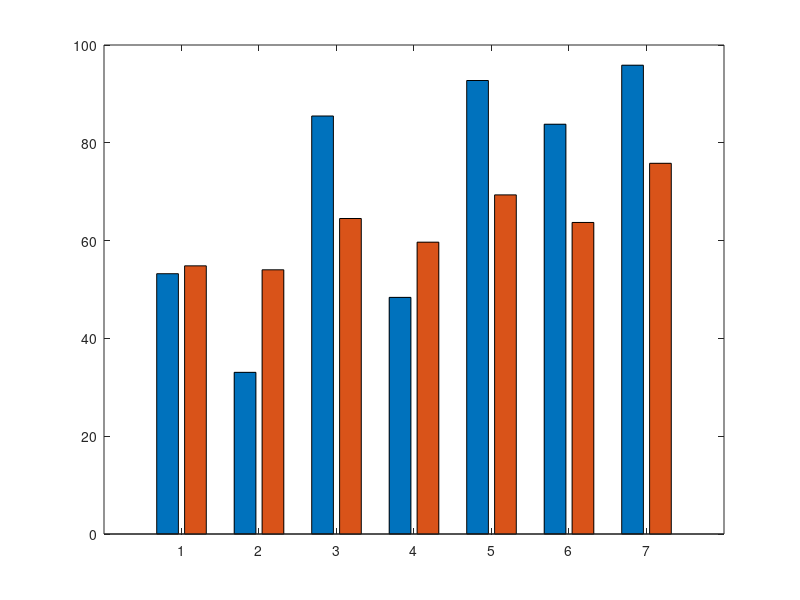

Write MATLAB code to recreate this figure. (Note: this script raises an error after producing the figure.)

x = [53.23 33.06 85.48 48.39 92.74 83.8 95.87; 54.84 54.03 64.52 59.68 69.35 63.71 75.81];
% x = [53.23 33.06 85.48  95.87; 54.84 54.03 64.52  75.81];
% xLabels = {'F_{qls','Fqlt','Fqts','Fqls & Fqlt', 'Fqls & Fqts', 'Fqts & Fqlt', 'Fqls & Fqts & Fqlt'}
x = x';
h = bar(x);
set(gca, 'xTickLabel', xLabels);
xlabel('Feature Combination');
ylabel('Accuracy %');
set(gca, 'FontSize', 16)
legend(h,[{'Using Ground Truth Object Tracks'} ; {'Using Automatic Object Tracks'}])
set(gcf,'color','w')
grid on;


% % Generate figure and remove ticklabels
close all;
% x = [53.23 33.06 85.48  95.87; 54.84 54.03 64.52  75.81];
xLabels = {'$F_{1}$','$F_{2}$','$F_{3}$','$F_{1} \& F_{2}$', '$F_{1} \& F_{3}$', '$F_{2} \& F_{3}$', '$F_{1} \& F_{2} \& F_{3}$'}
% xLabels = {'$F_{1}$','$F_{2}$','$F_{3}$','$F_{1}$ \& $F_{2}$ \& $F_{3}$'}
x = x';
h = bar(x);
set(gca, 'xticklabel', []) %Remove tick labels
% % Get tick mark positions
xTicks = get(gca, 'xtick');
ax = axis; %Get left most x-position
HorizontalOffset = 0.1;
% % Reset the ytick labels in desired font

% % Reset the xtick labels in desired font 

verticalOffset = 0.6;
for xx = 1:length(xTicks)
%Create text box and set appropriate properties
     text(xTicks(xx), -5 , xLabels{xx},...
         'HorizontalAlignment','Right','interpreter', 'latex', 'FontSize',26);   
end
